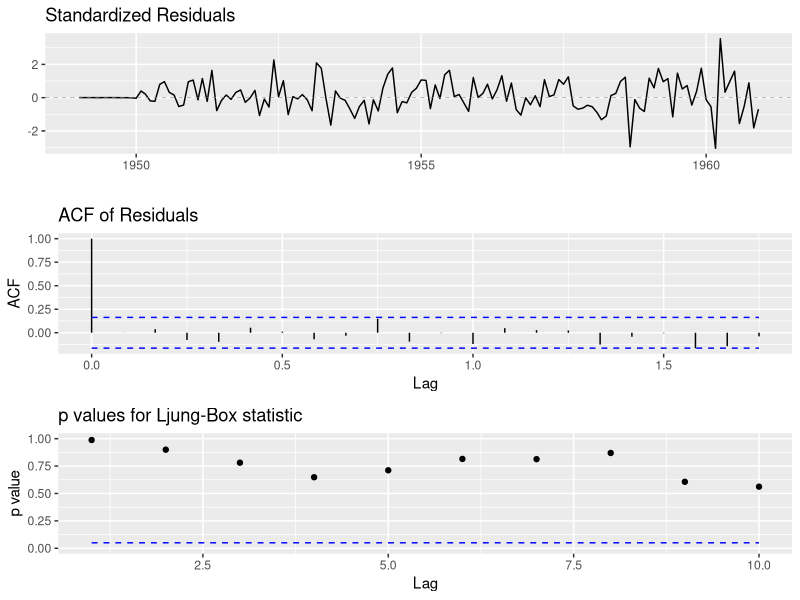
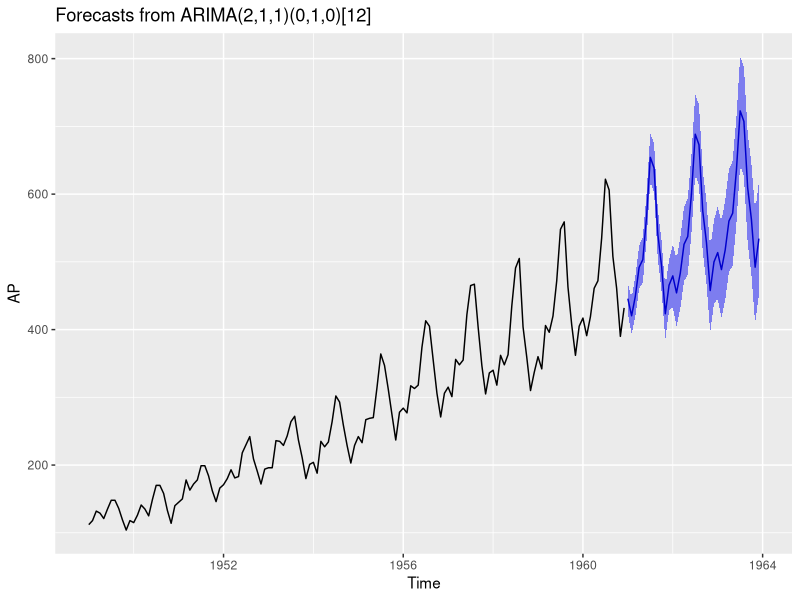
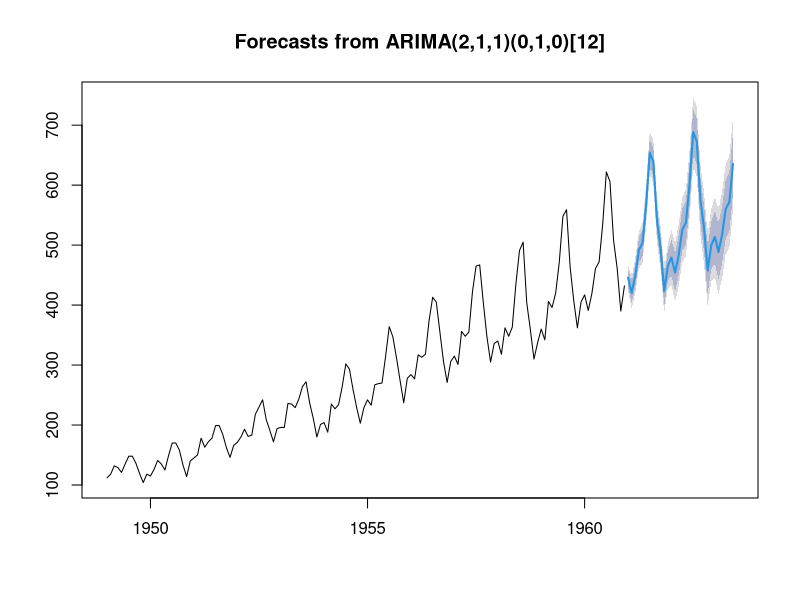

Here is the R script that generated these plots, in order:
library(ggfortify)
library(tseries)
library(forecast)

data(AirPassengers)
head(AirPassengers)
print(AirPassengers)
AP <- AirPassengers
class(AP)

AP
sum(is.na(AP))

frequency(AP)
cycle(AP)
summary(AP)

library(ggfortify)

#ARIMA Model
arimaAP <- auto.arima(AP)
arimaAP
ggtsdiag(arimaAP)

forecastAP <- forecast(arimaAP, level = c(95), h = 36)
autoplot(forecastAP)

A <- arima(AirPassengers, order = c(2,1,1),seasonal=c(0,1,0))
library(forecast)
forecast <- forecast(A, h = 30) # predict 30 years into the future
plot(forecast)
